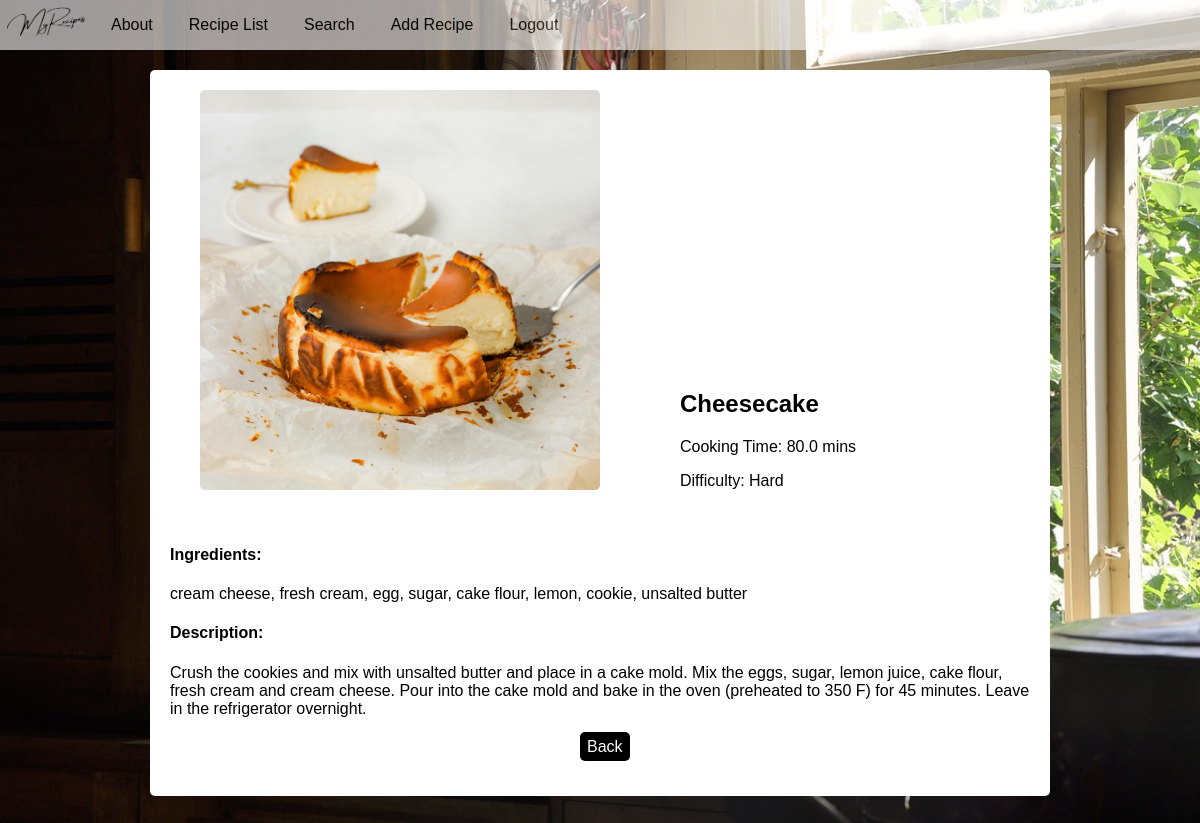
/list/5 (signed in), run on the app's committed database.
### recipes/models.py (models this page shows, shortened)
class Recipe(models.Model):
    name = models.CharField(max_length=120)
    cooking_time = models.FloatField(help_text="in minutes")
    ingredients = models.CharField(max_length=350)
    description = models.TextField(max_length=500)
    pic = models.ImageField(upload_to="recipes/", default="no_imag.png")
    def calculate_difficulty(self):
        separated_ingredients = self.ingredients.split(", ")
        if self.cooking_time < 10 and len(separated_ingredients) < 4:
            difficulty = "Easy"
        elif self.cooking_time < 10 and len(separated_ingredients) >= 4:
            difficulty = "Medium"
        elif self.cooking_time >= 10 and len(separated_ingredients) < 4:
            difficulty = "Intermediate"
        elif self.cooking_time >= 10 and len(separated_ingredients) >= 4:
            difficulty = "Hard"
        return difficulty

### recipes/views.py (the view)
# urls.py: path("list/<pk>", RecipeDetailView.as_view(), name="detail"),
class RecipeDetailView(LoginRequiredMixin, DetailView):
    model = Recipe
    template_name = "recipes/details.html"

### recipes/templates/recipes/details.html (shortened to what this page needs)
{% load static %}
<!DOCTYPE html>
<html lang="en">
<head>
</head>
<body>
  <ul class="navbar">
    <li class="navbar-item" id="logo"><img src="{% static 'recipes/images/my-recipes-logo.png' %}"></li>
    <li class="navbar-item"><a href="{%url 'recipes:about' %}">About</a></li>
    <li class="navbar-item"><a href="{%url 'recipes:list' %}">Recipe List</a></li>
    <li class="navbar-item"><a href="{%url 'recipes:search' %}">Search</a></li>
    <li class="navbar-item"><a href="{%url 'recipes:add_recipe' %}">Add Recipe</a></li>
    <li class="navbar-item"><a href="{%url 'logout' %}"> Logout </a></li>
  </ul>
  <div class="container">
    <div class="img-and-text">
      <div class="img">
        <img src="{{object.pic.url}}"/>
      </div>
      <div class="text">
        <h2>{{object.name}}</h2>
        <p>Cooking Time: {{object.cooking_time}} mins</p>
        <p>Difficulty: {{object.calculate_difficulty}}</p>
      </div>
    </div>
    <div class="text-container">
      <h4>Ingredients:</h4>
      <p>{{object.ingredients}}</p>
      <h4>Description:</h4>
      <p>{{object.description}}</p>
    </div>
    <div class="button-case"><a href="{%url 'recipes:list' %}" class="back-button">Back</a></div>
  </div>
</body>
</html>

### data on the page
Recipe: pic (picture), name "Cheesecake", cooking_time "80.0", calculate_difficulty "Hard", ingredients "cream cheese, fresh cream, egg, sugar, cake flour, lemon, cookie, unsalted butter", description "Crush the cookies and mix with unsalted butter and place in a cake mold. Mix the eggs, sugar, lemon juice, cake flour, fresh cream and cream cheese. Pour into the cake mold and bake in the oven (preheated to 350 F) for 45 minutes. Leave in the refrigerator overnight."
